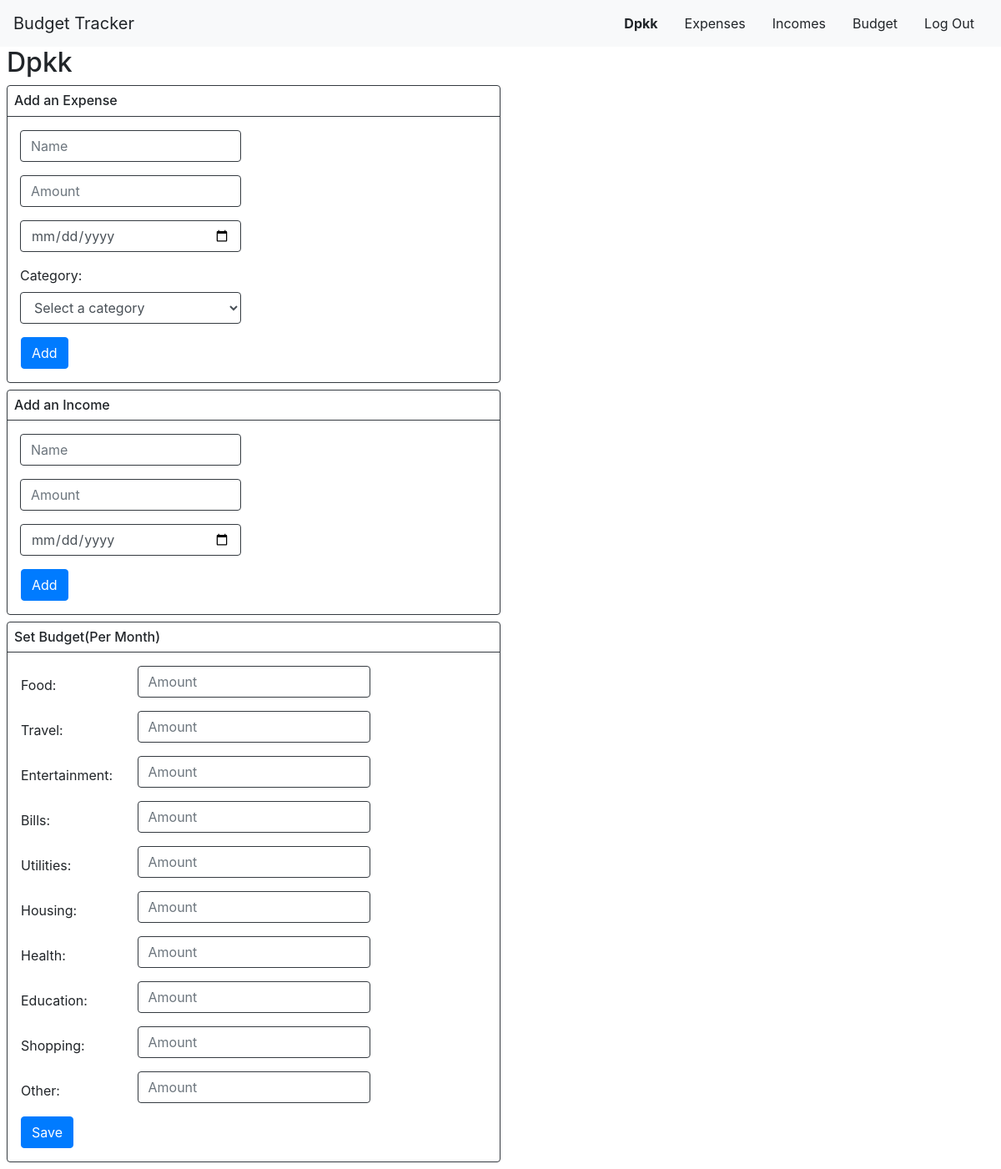
Screenshot of /profile (signed in) with the database file from the repository.
### expense/models.py (models this page shows, shortened)
class User(AbstractUser):
    pass

class Category(models.Model):
    title = models.CharField(max_length=100, unique=True)

### expense/views.py (the view)
# urls.py: path("profile", views.profile, name="profile"),
def profile(request):
    categories = Category.objects.all()
    return render(request, "expense/profile.html", {
        "categories": categories,
    })

### expense/templates/expense/profile.html (shortened to what this page needs)
{% extends "expense/layout.html" %}
{% block body %}
    {% if user.is_authenticated %}
        <h2 class="ml-2">{{user.username}}</h2>
        <div class="border border-dark rounded mx-2 mt-2 pt-2 col-lg-6 col-md-9 col-12 p-0">
            <div class="pl-2 border-bottom border-dark"><h6>Add an Expense</h6></div>
            <form action="{% url 'add_expense' %}" method="post" class="my-3">
                <div class="form-group col-lg-6 col-md-9 col-sm-9 col-12">
                    <input class="form-control border-dark" type="text" name="name" placeholder="Name" required>
                </div>
                <div class="form-group col-lg-6 col-md-9 col-sm-9 col-12">
                    <input class="form-control border-dark" type="number" name="amount" placeholder="Amount" min="0" required>
                </div>
                <div class="form-group col-lg-6 col-md-9 col-sm-9 col-12">
                    <input id="date_expense" class="form-control border-dark" type="date" name="date" required>
                </div>
                <div class="form-group col-lg-6 col-md-9 col-sm-9 col-12">
                    <label>Category:</label>
                    <select class="form-control border-dark" name="Category" required>
                        <option value="" disabled selected>Select a category</option>
                    </select>
                </div>
                <input class="btn btn-primary ml-3" type="submit" value="Add">
            </form>
        </div>
        <div class="border border-dark rounded mx-2 mt-2 pt-2 col-lg-6 col-md-9 col-12 p-0">
            <div class="pl-2 border-bottom border-dark"><h6>Add an Income</h6></div>
            <form action="{% url 'add_income' %}" method="post" class="my-3">
                <div class="form-group col-lg-6 col-md-9 col-sm-9 col-12">
                    <input class="form-control border-dark" type="text" name="name" placeholder="Name" required>
                </div>
                <div class="form-group col-lg-6 col-md-9 col-sm-9 col-12">
                    <input class="form-control border-dark" type="number" name="amount" placeholder="Amount" min="0" required>
                </div>
                <div class="form-group col-lg-6 col-md-9 col-sm-9 col-12">
                    <input id="date_income" class="form-control border-dark" type="date" name="date" required>
                </div>
                <input class="btn btn-primary ml-3" type="submit" value="Add">
            </form>
        </div>
        <div class="border border-dark rounded mx-2 my-2 pt-2 col-lg-6 col-md-9 col-12 p-0">
            <div class="pl-2 border-bottom border-dark"><h6>Set Budget(Per Month)</h6></div>
            <form action="{% url 'set_budget' %}" method="post" class="m-3">
                {% for category in categories %}
                    <div class="w-100 d-flex align-items-center">
                        <label class="col-sm-3 col-6 p-0">{{ category.title }}:</label>
                        <div class="form-group col-6 p-0">
                            <input class="form-control border-dark" type="number" name="{{ category.title }}" placeholder="Amount" min="0">
                        </div>
                    </div>
                {% endfor %}
                <input class="btn btn-primary" type="submit" value="Save">
            </form>
        </div>
    {% else %}
        <a class="ml-2" href="{% url 'index' %}">Login Here</a>
    {% endif %}
{% endblock %}

### expense/templates/expense/layout.html (shortened to what this page needs)
{% load static %}
<!DOCTYPE html>
<html lang="en">
<head>
    <link rel="stylesheet" href="https://stackpath.bootstrapcdn.com/bootstrap/4.4.1/css/bootstrap.min.css">
    <link rel="stylesheet" href="https://cdnjs.cloudflare.com/ajax/libs/font-awesome/4.7.0/css/font-awesome.min.css">
    <link href="{% static 'expense/styles.css' %}" rel="stylesheet">
</head>
<body>
    <nav class="navbar navbar-expand bg-light w-100 d-flex justify-content-between align-items-center">
        <a class="navbar-brand me-3" href="{% url 'index' %}">Budget Tracker</a>
        <ul class="navbar-nav d-flex flex-row flex-nowrap overflow-auto">
            {% if user.is_authenticated %}
                <li class="nav-item px-2">
                    <a class="nav-link" href="{% url 'profile' %}"><strong>{{ user.username }}</strong></a>
                </li>
            {% endif %}
            <li class="nav-item px-2">
                <a class="nav-link" href="{% url 'expense' %}">Expenses</a>
            </li>
            <li class="nav-item px-2">
                <a class="nav-link" href="{% url 'income' %}">Incomes</a>
            </li>
            <li class="nav-item px-2">
                <a class="nav-link" href="{% url 'budget' %}">Budget</a>
            </li>
            {% if user.is_authenticated %}
                <li class="nav-item px-2">
                    <a class="nav-link" href="{% url 'logout' %}">Log&nbsp;Out</a>
                </li>
            {% endif %}
        </ul>
    </nav>
    <div class="body mr-2 pr-2">
        {% block body %}
        {% endblock %}
    </div>
</body>
</html>

### expense/static/expense/styles.css (style rules this page uses)
a { color: rgb(33, 37, 41); text-decoration: none; }

### rows the page displays
User: username "Dpkk"
Category: title "Food"
Category: title "Travel"
Category: title "Entertainment"
Category: title "Bills"
Category: title "Utilities"
Category: title "Housing"
Category: title "Health"
Category: title "Education"
Category: title "Shopping"
Category: title "Other"
